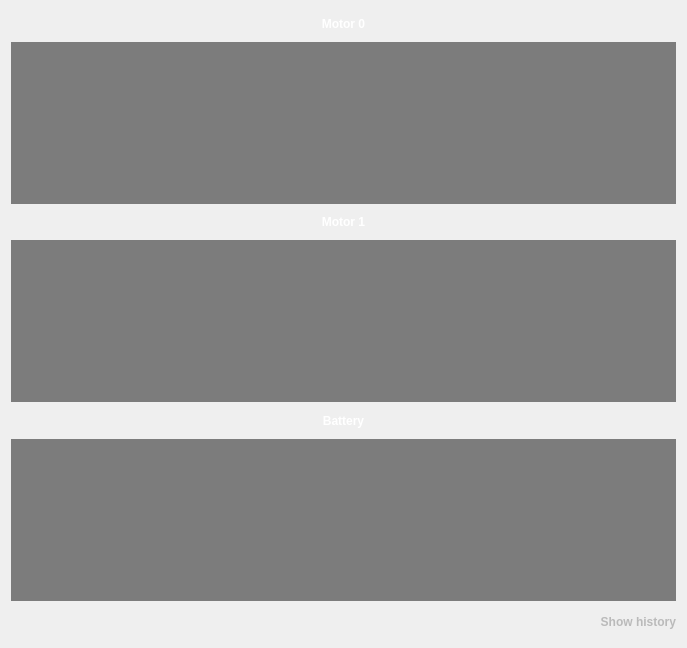
<?xml version="1.0" encoding="UTF-8"?>
<ui version="4.0">
 <class>FaultUi</class>
 <widget class="QWidget" name="FaultUi">
  <property name="geometry">
   <rect>
    <x>0</x>
    <y>0</y>
    <width>683</width>
    <height>648</height>
   </rect>
  </property>
  <property name="minimumSize">
   <size>
    <width>0</width>
    <height>0</height>
   </size>
  </property>
  <property name="maximumSize">
   <size>
    <width>16777215</width>
    <height>16777215</height>
   </size>
  </property>
  <property name="windowTitle">
   <string>Form</string>
  </property>
  <property name="autoFillBackground">
   <bool>true</bool>
  </property>
  <property name="styleSheet">
   <string notr="true"/>
  </property>
  <layout class="QVBoxLayout" name="verticalLayout">
   <item>
    <widget class="QLabel" name="motor0Label">
     <property name="styleSheet">
      <string notr="true">font: 24px 'Arial';
font-weight:500;
color:white;</string>
     </property>
     <property name="text">
      <string>Motor 0</string>
     </property>
     <property name="alignment">
      <set>Qt::AlignCenter</set>
     </property>
    </widget>
   </item>
   <item>
    <widget class="QScrollArea" name="motor0ScrollArea">
     <property name="sizePolicy">
      <sizepolicy hsizetype="Fixed" vsizetype="Expanding">
       <horstretch>0</horstretch>
       <verstretch>25</verstretch>
      </sizepolicy>
     </property>
     <property name="minimumSize">
      <size>
       <width>665</width>
       <height>162</height>
      </size>
     </property>
     <property name="maximumSize">
      <size>
       <width>665</width>
       <height>162</height>
      </size>
     </property>
     <property name="autoFillBackground">
      <bool>false</bool>
     </property>
     <property name="styleSheet">
      <string notr="true">background-color:rgba(0,0,0,0);</string>
     </property>
     <property name="frameShape">
      <enum>QFrame::NoFrame</enum>
     </property>
     <property name="frameShadow">
      <enum>QFrame::Sunken</enum>
     </property>
     <property name="lineWidth">
      <number>1</number>
     </property>
     <property name="verticalScrollBarPolicy">
      <enum>Qt::ScrollBarAsNeeded</enum>
     </property>
     <property name="horizontalScrollBarPolicy">
      <enum>Qt::ScrollBarAlwaysOff</enum>
     </property>
     <property name="sizeAdjustPolicy">
      <enum>QAbstractScrollArea::AdjustToContents</enum>
     </property>
     <property name="widgetResizable">
      <bool>false</bool>
     </property>
     <widget class="QWidget" name="motor0ContentsWidget">
      <property name="geometry">
       <rect>
        <x>0</x>
        <y>0</y>
        <width>665</width>
        <height>162</height>
       </rect>
      </property>
      <property name="sizePolicy">
       <sizepolicy hsizetype="Fixed" vsizetype="Expanding">
        <horstretch>0</horstretch>
        <verstretch>25</verstretch>
       </sizepolicy>
      </property>
      <property name="minimumSize">
       <size>
        <width>665</width>
        <height>162</height>
       </size>
      </property>
      <property name="maximumSize">
       <size>
        <width>665</width>
        <height>162</height>
       </size>
      </property>
      <property name="autoFillBackground">
       <bool>false</bool>
      </property>
      <property name="styleSheet">
       <string notr="true">QWidget#motor0ContentsWidget{
background-color:rgba(45,45,45,150);
}</string>
      </property>
      <layout class="QVBoxLayout" name="verticalLayout_2">
       <property name="spacing">
        <number>5</number>
       </property>
       <property name="sizeConstraint">
        <enum>QLayout::SetDefaultConstraint</enum>
       </property>
       <property name="leftMargin">
        <number>10</number>
       </property>
       <property name="topMargin">
        <number>10</number>
       </property>
       <property name="rightMargin">
        <number>0</number>
       </property>
       <property name="bottomMargin">
        <number>10</number>
       </property>
      </layout>
     </widget>
    </widget>
   </item>
   <item>
    <widget class="QLabel" name="motor1Label">
     <property name="styleSheet">
      <string notr="true">font: 24px 'Arial';
font-weight:500;
color:white;</string>
     </property>
     <property name="text">
      <string>Motor 1</string>
     </property>
     <property name="alignment">
      <set>Qt::AlignCenter</set>
     </property>
    </widget>
   </item>
   <item>
    <widget class="QScrollArea" name="motor1ScrollArea">
     <property name="sizePolicy">
      <sizepolicy hsizetype="Fixed" vsizetype="Fixed">
       <horstretch>0</horstretch>
       <verstretch>0</verstretch>
      </sizepolicy>
     </property>
     <property name="minimumSize">
      <size>
       <width>665</width>
       <height>162</height>
      </size>
     </property>
     <property name="maximumSize">
      <size>
       <width>665</width>
       <height>162</height>
      </size>
     </property>
     <property name="palette">
      <palette>
       <active>
        <colorrole role="WindowText">
         <brush brushstyle="SolidPattern">
          <color alpha="255">
           <red>0</red>
           <green>0</green>
           <blue>0</blue>
          </color>
         </brush>
        </colorrole>
        <colorrole role="Button">
         <brush brushstyle="SolidPattern">
          <color alpha="0">
           <red>0</red>
           <green>0</green>
           <blue>0</blue>
          </color>
         </brush>
        </colorrole>
        <colorrole role="Base">
         <brush brushstyle="SolidPattern">
          <color alpha="0">
           <red>0</red>
           <green>0</green>
           <blue>0</blue>
          </color>
         </brush>
        </colorrole>
        <colorrole role="Window">
         <brush brushstyle="NoBrush">
          <color alpha="255">
           <red>0</red>
           <green>0</green>
           <blue>0</blue>
          </color>
         </brush>
        </colorrole>
       </active>
       <inactive>
        <colorrole role="WindowText">
         <brush brushstyle="SolidPattern">
          <color alpha="255">
           <red>0</red>
           <green>0</green>
           <blue>0</blue>
          </color>
         </brush>
        </colorrole>
        <colorrole role="Button">
         <brush brushstyle="SolidPattern">
          <color alpha="0">
           <red>0</red>
           <green>0</green>
           <blue>0</blue>
          </color>
         </brush>
        </colorrole>
        <colorrole role="Base">
         <brush brushstyle="SolidPattern">
          <color alpha="0">
           <red>0</red>
           <green>0</green>
           <blue>0</blue>
          </color>
         </brush>
        </colorrole>
        <colorrole role="Window">
         <brush brushstyle="NoBrush">
          <color alpha="255">
           <red>0</red>
           <green>0</green>
           <blue>0</blue>
          </color>
         </brush>
        </colorrole>
       </inactive>
       <disabled>
        <colorrole role="WindowText">
         <brush brushstyle="SolidPattern">
          <color alpha="255">
           <red>239</red>
           <green>235</green>
           <blue>231</blue>
          </color>
         </brush>
        </colorrole>
        <colorrole role="Button">
         <brush brushstyle="SolidPattern">
          <color alpha="0">
           <red>0</red>
           <green>0</green>
           <blue>0</blue>
          </color>
         </brush>
        </colorrole>
        <colorrole role="Base">
         <brush brushstyle="SolidPattern">
          <color alpha="0">
           <red>0</red>
           <green>0</green>
           <blue>0</blue>
          </color>
         </brush>
        </colorrole>
        <colorrole role="Window">
         <brush brushstyle="NoBrush">
          <color alpha="255">
           <red>0</red>
           <green>0</green>
           <blue>0</blue>
          </color>
         </brush>
        </colorrole>
       </disabled>
      </palette>
     </property>
     <property name="autoFillBackground">
      <bool>false</bool>
     </property>
     <property name="styleSheet">
      <string notr="true">background-color:rgba(0,0,0,0);
</string>
     </property>
     <property name="frameShape">
      <enum>QFrame::NoFrame</enum>
     </property>
     <property name="verticalScrollBarPolicy">
      <enum>Qt::ScrollBarAsNeeded</enum>
     </property>
     <property name="horizontalScrollBarPolicy">
      <enum>Qt::ScrollBarAlwaysOff</enum>
     </property>
     <property name="sizeAdjustPolicy">
      <enum>QAbstractScrollArea::AdjustToContents</enum>
     </property>
     <property name="widgetResizable">
      <bool>false</bool>
     </property>
     <widget class="QWidget" name="motor1ContentsWidget">
      <property name="geometry">
       <rect>
        <x>0</x>
        <y>0</y>
        <width>665</width>
        <height>162</height>
       </rect>
      </property>
      <property name="sizePolicy">
       <sizepolicy hsizetype="Fixed" vsizetype="Expanding">
        <horstretch>0</horstretch>
        <verstretch>25</verstretch>
       </sizepolicy>
      </property>
      <property name="minimumSize">
       <size>
        <width>665</width>
        <height>162</height>
       </size>
      </property>
      <property name="maximumSize">
       <size>
        <width>665</width>
        <height>162</height>
       </size>
      </property>
      <property name="styleSheet">
       <string notr="true">QWidget#motor1ContentsWidget{
background-color:rgba(45,45,45,150);
}</string>
      </property>
      <layout class="QVBoxLayout" name="verticalLayout_4">
       <property name="spacing">
        <number>5</number>
       </property>
       <property name="leftMargin">
        <number>10</number>
       </property>
       <property name="topMargin">
        <number>10</number>
       </property>
       <property name="rightMargin">
        <number>0</number>
       </property>
       <property name="bottomMargin">
        <number>10</number>
       </property>
      </layout>
     </widget>
    </widget>
   </item>
   <item>
    <widget class="QLabel" name="batteryLabel">
     <property name="styleSheet">
      <string notr="true">font: 24px 'Arial';
font-weight:500;
color:white;</string>
     </property>
     <property name="text">
      <string>Battery</string>
     </property>
     <property name="alignment">
      <set>Qt::AlignCenter</set>
     </property>
    </widget>
   </item>
   <item>
    <widget class="QScrollArea" name="batteryScrollArea">
     <property name="sizePolicy">
      <sizepolicy hsizetype="Fixed" vsizetype="Expanding">
       <horstretch>0</horstretch>
       <verstretch>25</verstretch>
      </sizepolicy>
     </property>
     <property name="minimumSize">
      <size>
       <width>665</width>
       <height>162</height>
      </size>
     </property>
     <property name="maximumSize">
      <size>
       <width>665</width>
       <height>162</height>
      </size>
     </property>
     <property name="autoFillBackground">
      <bool>false</bool>
     </property>
     <property name="styleSheet">
      <string notr="true">background-color:rgba(0,0,0,0);</string>
     </property>
     <property name="frameShape">
      <enum>QFrame::NoFrame</enum>
     </property>
     <property name="horizontalScrollBarPolicy">
      <enum>Qt::ScrollBarAlwaysOff</enum>
     </property>
     <property name="sizeAdjustPolicy">
      <enum>QAbstractScrollArea::AdjustToContents</enum>
     </property>
     <property name="widgetResizable">
      <bool>true</bool>
     </property>
     <widget class="QWidget" name="batteryContentsWidget">
      <property name="geometry">
       <rect>
        <x>0</x>
        <y>0</y>
        <width>665</width>
        <height>162</height>
       </rect>
      </property>
      <property name="sizePolicy">
       <sizepolicy hsizetype="Fixed" vsizetype="Expanding">
        <horstretch>0</horstretch>
        <verstretch>25</verstretch>
       </sizepolicy>
      </property>
      <property name="minimumSize">
       <size>
        <width>665</width>
        <height>162</height>
       </size>
      </property>
      <property name="maximumSize">
       <size>
        <width>665</width>
        <height>162</height>
       </size>
      </property>
      <property name="styleSheet">
       <string notr="true">QWidget#batteryContentsWidget{
background-color:rgba(45,45,45,150);
}</string>
      </property>
      <layout class="QVBoxLayout" name="verticalLayout_3">
       <property name="spacing">
        <number>5</number>
       </property>
       <property name="sizeConstraint">
        <enum>QLayout::SetDefaultConstraint</enum>
       </property>
       <property name="leftMargin">
        <number>10</number>
       </property>
       <property name="topMargin">
        <number>10</number>
       </property>
       <property name="rightMargin">
        <number>0</number>
       </property>
       <property name="bottomMargin">
        <number>10</number>
       </property>
      </layout>
     </widget>
    </widget>
   </item>
   <item>
    <widget class="QLabel" name="showHistoryLabel">
     <property name="minimumSize">
      <size>
       <width>100</width>
       <height>30</height>
      </size>
     </property>
     <property name="maximumSize">
      <size>
       <width>1000</width>
       <height>1000</height>
      </size>
     </property>
     <property name="styleSheet">
      <string notr="true">font: 18px 'Arial';
font-weight:500;
color:rgb(186, 186, 186);
</string>
     </property>
     <property name="text">
      <string>Show history</string>
     </property>
     <property name="alignment">
      <set>Qt::AlignRight|Qt::AlignTrailing|Qt::AlignVCenter</set>
     </property>
    </widget>
   </item>
  </layout>
 </widget>
 <resources/>
 <connections/>
</ui>
